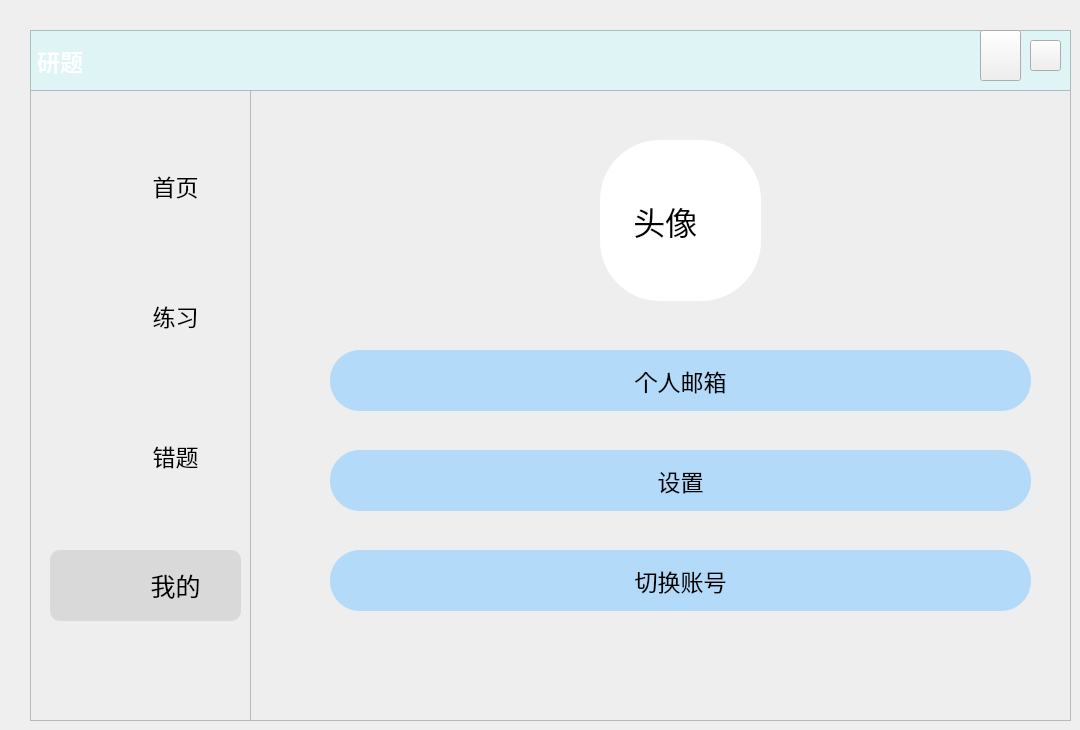
   <widget class="QWidget" name="page_4">
    <widget class="QPushButton" name="Bt_exit_4">
     <property name="geometry">
      <rect>
       <x>1030</x>
       <y>40</y>
       <width>31</width>
       <height>31</height>
      </rect>
     </property>
     <property name="styleSheet">
      <string notr="true">

QPushButton{
	
	border-image: url(:/新前缀/关闭窗口.png);
	

}
QPushButton:hover{
	
	background-color: rgb(255, 0, 0);
	border-radius:30px
}
QPushButton:pressed{
	padding-left:5px;
	padding-top:5px;
}</string>
     </property>
     <property name="text">
      <string/>
     </property>
    </widget>
    <widget class="QLabel" name="head_background_4">
     <property name="geometry">
      <rect>
       <x>30</x>
       <y>30</y>
       <width>1041</width>
       <height>61</height>
      </rect>
     </property>
     <property name="font">
      <font>
       <family>微软雅黑</family>
       <pointsize>17</pointsize>
       <weight>75</weight>
       <bold>true</bold>
      </font>
     </property>
     <property name="styleSheet">
      <string notr="true">background-color: rgb(222, 244, 245);
background-image: url(:/新前缀/背景1.jpg);
color: rgb(255, 255, 255);</string>
     </property>
     <property name="frameShape">
      <enum>QFrame::StyledPanel</enum>
     </property>
     <property name="frameShadow">
      <enum>QFrame::Sunken</enum>
     </property>
     <property name="text">
      <string>研题</string>
     </property>
    </widget>
    <widget class="QLabel" name="label_right_4">
     <property name="enabled">
      <bool>true</bool>
     </property>
     <property name="geometry">
      <rect>
       <x>250</x>
       <y>30</y>
       <width>821</width>
       <height>691</height>
      </rect>
     </property>
     <property name="styleSheet">
      <string notr="true">QFrame{
	background-color: rgb(238, 238, 238);
}</string>
     </property>
     <property name="frameShape">
      <enum>QFrame::StyledPanel</enum>
     </property>
     <property name="frameShadow">
      <enum>QFrame::Sunken</enum>
     </property>
     <property name="text">
      <string/>
     </property>
    </widget>
    <widget class="QPushButton" name="Bt_shiftacount">
     <property name="geometry">
      <rect>
       <x>330</x>
       <y>550</y>
       <width>701</width>
       <height>61</height>
      </rect>
     </property>
     <property name="font">
      <font>
       <family>微软雅黑</family>
       <pointsize>17</pointsize>
       <weight>50</weight>
       <bold>false</bold>
      </font>
     </property>
     <property name="styleSheet">
      <string notr="true">QPushButton{
	
	background-color: rgb(179, 218, 248);
	color: rgb(0, 0, 0);
	border-radius:30px
}
QPushButton:hover{
	background-color: rgb(217, 217, 217);
	border-radius:30px
}
QPushButton:pressed{
	padding-left:5px;
	padding-top:5px;
}</string>
     </property>
     <property name="text">
      <string>切换账号</string>
     </property>
    </widget>
    <widget class="QFrame" name="frame_left_4">
     <property name="geometry">
      <rect>
       <x>30</x>
       <y>30</y>
       <width>221</width>
       <height>691</height>
      </rect>
     </property>
     <property name="styleSheet">
      <string notr="true">QFrame{
	background-color: rgb(238, 238, 238);
	
}</string>
     </property>
     <property name="frameShape">
      <enum>QFrame::StyledPanel</enum>
     </property>
     <property name="frameShadow">
      <enum>QFrame::Sunken</enum>
     </property>
     <property name="lineWidth">
      <number>0</number>
     </property>
     <widget class="QPushButton" name="Bt_wrong_4">
      <property name="geometry">
       <rect>
        <x>80</x>
        <y>390</y>
        <width>131</width>
        <height>71</height>
       </rect>
      </property>
      <property name="font">
       <font>
        <family>微软雅黑</family>
        <pointsize>17</pointsize>
       </font>
      </property>
      <property name="cursor">
       <cursorShape>PointingHandCursor</cursorShape>
      </property>
      <property name="styleSheet">
       <string notr="true">QPushButton{
	border-radius:30px

}
QPushButton:hover{
	background-color: rgb(217, 217, 217);
	border-radius:30px
}
QPushButton:pressed{
padding-left:5px;
	padding-top:5px;
	background-color: rgb(242, 255, 254);
}</string>
      </property>
      <property name="text">
       <string>错题</string>
      </property>
     </widget>
     <widget class="QFrame" name="frame_chosen_4">
      <property name="geometry">
       <rect>
        <x>20</x>
        <y>520</y>
        <width>191</width>
        <height>71</height>
       </rect>
      </property>
      <property name="font">
       <font>
        <family>微软雅黑</family>
       </font>
      </property>
      <property name="styleSheet">
       <string notr="true">background-color: rgb(217, 217, 217);
border-radius:10px;
</string>
      </property>
      <property name="frameShape">
       <enum>QFrame::StyledPanel</enum>
      </property>
      <property name="frameShadow">
       <enum>QFrame::Raised</enum>
      </property>
     </widget>
     <widget class="QPushButton" name="Bt_mine_4">
      <property name="geometry">
       <rect>
        <x>80</x>
        <y>520</y>
        <width>131</width>
        <height>71</height>
       </rect>
      </property>
      <property name="font">
       <font>
        <family>微软雅黑</family>
        <pointsize>19</pointsize>
        <weight>50</weight>
        <bold>false</bold>
       </font>
      </property>
      <property name="cursor">
       <cursorShape>PointingHandCursor</cursorShape>
      </property>
      <property name="styleSheet">
       <string notr="true">QPushButton{
	color: rgb(0, 0, 0);
	color: rgb(0, 0, 0);
	border-radius:30px
}
QPushButton:pressed{
	padding-left:5px;
	padding-top:5px;
}
</string>
      </property>
      <property name="text">
       <string>我的</string>
      </property>
     </widget>
     <widget class="QPushButton" name="Bt_exercise_4">
      <property name="geometry">
       <rect>
        <x>80</x>
        <y>250</y>
        <width>131</width>
        <height>71</height>
       </rect>
      </property>
      <property name="font">
       <font>
        <family>微软雅黑</family>
        <pointsize>17</pointsize>
        <weight>50</weight>
        <bold>false</bold>
       </font>
      </property>
      <property name="cursor">
       <cursorShape>PointingHandCursor</cursorShape>
      </property>
      <property name="styleSheet">
       <string notr="true">QPushButton{
	border-radius:30px

}
QPushButton:hover{
	background-color: rgb(217, 217, 217);
	border-radius:30px
}
QPushButton:pressed{
padding-left:5px;
	padding-top:5px;
	background-color: rgb(242, 255, 254);
}
</string>
      </property>
      <property name="text">
       <string>练习</string>
      </property>
     </widget>
     <widget class="QLabel" name="label_exercise_4">
      <property name="geometry">
       <rect>
        <x>20</x>
        <y>260</y>
        <width>61</width>
        <height>51</height>
       </rect>
      </property>
      <property name="styleSheet">
       <string notr="true">image: url(:/新前缀/练习.png);</string>
      </property>
      <property name="text">
       <string/>
      </property>
     </widget>
     <widget class="QLabel" name="label_wrong_4">
      <property name="geometry">
       <rect>
        <x>20</x>
        <y>400</y>
        <width>61</width>
        <height>51</height>
       </rect>
      </property>
      <property name="styleSheet">
       <string notr="true">image: url(:/新前缀/错题.png);</string>
      </property>
      <property name="text">
       <string/>
      </property>
     </widget>
     <widget class="QLabel" name="label_mine_4">
      <property name="geometry">
       <rect>
        <x>20</x>
        <y>530</y>
        <width>61</width>
        <height>51</height>
       </rect>
      </property>
      <property name="styleSheet">
       <string notr="true">image: url(:/新前缀/我的.png);
background-color: rgb(217, 217, 217);</string>
      </property>
      <property name="text">
       <string/>
      </property>
     </widget>
     <widget class="QLabel" name="label_main_4">
      <property name="geometry">
       <rect>
        <x>20</x>
        <y>130</y>
        <width>61</width>
        <height>51</height>
       </rect>
      </property>
      <property name="styleSheet">
       <string notr="true">image: url(:/新前缀/首页.png);</string>
      </property>
      <property name="text">
       <string/>
      </property>
     </widget>
     <widget class="QPushButton" name="Bt_main_4">
      <property name="geometry">
       <rect>
        <x>80</x>
        <y>120</y>
        <width>131</width>
        <height>71</height>
       </rect>
      </property>
      <property name="font">
       <font>
        <family>微软雅黑</family>
        <pointsize>17</pointsize>
        <weight>50</weight>
        <italic>false</italic>
        <bold>false</bold>
        <underline>false</underline>
        <strikeout>false</strikeout>
       </font>
      </property>
      <property name="cursor">
       <cursorShape>PointingHandCursor</cursorShape>
      </property>
      <property name="styleSheet">
       <string notr="true">QPushButton{
	border-radius:30px

}
QPushButton:hover{
	background-color: rgb(217, 217, 217);
	border-radius:30px
}
QPushButton:pressed{
padding-left:5px;
	padding-top:5px;
	background-color: rgb(242, 255, 254);
}
</string>
      </property>
      <property name="text">
       <string>首页</string>
      </property>
     </widget>
    </widget>
    <widget class="QPushButton" name="Bt_setting">
     <property name="geometry">
      <rect>
       <x>330</x>
       <y>450</y>
       <width>701</width>
       <height>61</height>
      </rect>
     </property>
     <property name="font">
      <font>
       <family>微软雅黑</family>
       <pointsize>17</pointsize>
       <weight>50</weight>
       <bold>false</bold>
      </font>
     </property>
     <property name="styleSheet">
      <string notr="true">QPushButton{
	
	background-color: rgb(179, 218, 248);
	color: rgb(0, 0, 0);
	border-radius:30px
}
QPushButton:hover{
	background-color: rgb(217, 217, 217);
	border-radius:30px
}
QPushButton:pressed{
	padding-left:5px;
	padding-top:5px;
}</string>
     </property>
     <property name="text">
      <string>设置</string>
     </property>
    </widget>
    <widget class="QLabel" name="label_profile">
     <property name="geometry">
      <rect>
       <x>600</x>
       <y>140</y>
       <width>161</width>
       <height>161</height>
      </rect>
     </property>
     <property name="font">
      <font>
       <family>微软雅黑</family>
       <pointsize>24</pointsize>
      </font>
     </property>
     <property name="styleSheet">
      <string notr="true">border-radius:60px;
background-color: rgb(255, 255, 255);</string>
     </property>
     <property name="text">
      <string>    头像</string>
     </property>
    </widget>
    <widget class="QPushButton" name="Bt_email">
     <property name="geometry">
      <rect>
       <x>330</x>
       <y>350</y>
       <width>701</width>
       <height>61</height>
      </rect>
     </property>
     <property name="font">
      <font>
       <family>微软雅黑</family>
       <pointsize>17</pointsize>
       <weight>50</weight>
       <bold>false</bold>
      </font>
     </property>
     <property name="styleSheet">
      <string notr="true">QPushButton{
	
	background-color: rgb(179, 218, 248);
	color: rgb(0, 0, 0);
	border-radius:30px
}
QPushButton:hover{
	background-color: rgb(217, 217, 217);
	border-radius:30px
}
QPushButton:pressed{
	padding-left:5px;
	padding-top:5px;
}</string>
     </property>
     <property name="text">
      <string>个人邮箱</string>
     </property>
    </widget>
    <widget class="QPushButton" name="Bt_minimise_4">
     <property name="geometry">
      <rect>
       <x>980</x>
       <y>30</y>
       <width>41</width>
       <height>51</height>
      </rect>
     </property>
     <property name="styleSheet">
      <string notr="true">
QPushButton{
	
	border-image: url(:/新前缀/最小化.png);
}
QPushButton:hover{
	background-color: rgb(217, 217, 217);
	border-radius:30px
}
QPushButton:pressed{
	padding-left:5px;
	padding-top:5px;
}</string>
     </property>
     <property name="text">
      <string/>
     </property>
     <property name="icon">
      <iconset>
       <normaloff>:/icon/res/icon/最小化.png</normaloff>:/icon/res/icon/最小化.png</iconset>
     </property>
    </widget>
    <zorder>label_right_4</zorder>
    <zorder>Bt_shiftacount</zorder>
    <zorder>frame_left_4</zorder>
    <zorder>Bt_setting</zorder>
    <zorder>label_profile</zorder>
    <zorder>Bt_email</zorder>
    <zorder>head_background_4</zorder>
    <zorder>Bt_exit_4</zorder>
    <zorder>Bt_minimise_4</zorder>
   </widget>
